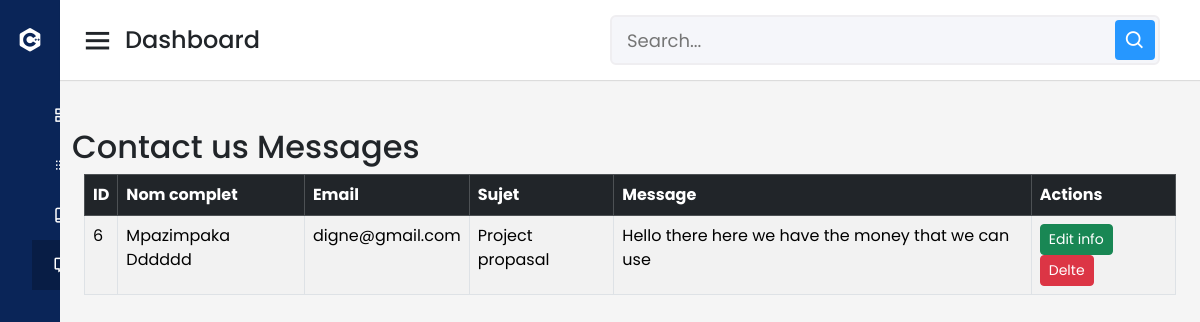
Page /admin/contact.php on the committed database.
### tables this page shows
CREATE TABLE `contacts` (
  `ID` int(11) NOT NULL,
  `Full_Names` varchar(30) DEFAULT NULL,
  `Email` varchar(30) DEFAULT NULL,
  `Sujet` varchar(30) DEFAULT NULL,
  `Message` text DEFAULT NULL
);

### admin/contact.php (the view, shortened to what this page needs)
<?php
include 'config/conn.php';
?>
<!DOCTYPE html>
<html lang="en" dir="ltr">
  <head>
    <link rel="stylesheet" href="style.css">
    <link href='https://unpkg.com/boxicons@2.0.7/css/boxicons.min.css' rel='stylesheet'>
  <link rel="stylesheet" href="https://cdn.jsdelivr.net/npm/bootstrap@5.3.2/dist/css/bootstrap.min.css">
  <link rel="stylesheet" href="https://cdn.datatables.net/1.13.6/css/jquery.dataTables.min.css">
   </head>
<body>
  <div class="sidebar">
    <div class="logo-details">
      <i class='bx bxl-c-plus-plus'></i>
      <span class="logo_name">Bernadine</span>
    </div>
      <ul class="nav-links">
        <li>
          <a href="index.php">
            <span class="links_name">Dashboard</span>
          </a>
        </li>
        <li>
          <a href="post.php">
            <span class="links_name">Post Event</span>
          </a>
        </li>
        <li>
          <a href="sub.php">
            <span class="links_name">Subcribe Emails</span>
          </a>
        </li>
        <li>
          <a href="contact.php" class="active">
            <span class="links_name">Messages</span>
          </a>
        </li>
      </ul>
  </div>
  <section class="home-section">
    <nav>
      <div class="sidebar-button">
        <i class='bx bx-menu sidebarBtn'></i>
        <span class="dashboard">Dashboard</span>
      </div>
      <div class="search-box">
        <input type="text" placeholder="Search...">
        <i class='bx bx-search' ></i>
      </div>
    </nav>
    <div class="home-content">
          </div>
            <div class="container mt-4">
                    <h2>Contact us Messages</h2>
                     <div class="container">
        <table class="table table-bordered table-striped">
            <thead class="table-dark">
                <tr>
                    <th>ID</th>
                    <th>Nom complet</th>
                    <th>Email</th>
                    <th>Sujet</th>
                    <th>Message</th>
                    <th>Actions</th>
                </tr>
            </thead>
            <tbody>
                <?php
$sql = "SELECT * FROM contacts ORDER BY ID DESC";
$result = $conn->query($sql);
                if ($result->num_rows > 0) {
                    while ($row = $result->fetch_assoc()) {
                        echo "<tr>
                                <td>" . $row['ID'] . "</td>
                                <td>" . $row['Full_Names'] . "</td>
                                <td>" . $row['Email'] . "</td>
                                <td>" . $row['Sujet'] . "</td>
                                <td>" . $row['Message'] . "</td>
                                  <td>
                                    <a href='update_cont.php?id=" . $row['ID'] . "' class='btn btn-sm btn-success'>Edit info</a>
                                    <a href='delete_cont.php?id=" . $row['ID'] . "' class='btn btn-sm btn-danger'>Delte</a>
                                </td>
                              </tr>";
                    }
                } else {
                    echo "<tr><td colspan='5' class='text-center'>Aucun message trouvé</td></tr>";
                }
                ?>
            </tbody>
        </table>
    </div>
</div>
  </section>
</body>
</html>

### admin/style.css (style rules this page uses)
* { margin: 0; padding: 0; box-sizing: border-box; font-family: 'Poppins', sans-serif; }
.btn { padding: 4px 10px; border: none; border-radius: 4px; color: #fff; cursor: pointer; }
.sidebar { position: fixed; height: 100%; width: 240px; background: #0A2558; transition: all 0.5s ease; }
.sidebar .logo-details { height: 80px; display: flex; align-items: center; }
.sidebar .logo-details i { font-size: 28px; font-weight: 500; color: #fff; min-width: 60px; text-align: center }
.sidebar .logo-details .logo_name { color: #fff; font-size: 24px; font-weight: 500; }
.sidebar .nav-links { margin-top: 10px; }
.sidebar .nav-links li { position: relative; list-style: none; height: 50px; }
.sidebar .nav-links li a { height: 100%; width: 100%; display: flex; align-items: center; text-decoration: none; transition: all 0.4s ease; }
.sidebar .nav-links li a.active { background: #081D45; }
.sidebar .nav-links li a .links_name { color: #fff; font-size: 15px; font-weight: 400; white-space: nowrap; }
.home-section { position: relative; background: #f5f5f5; min-height: 100vh; width: calc(100% - 240px); left: 240px; transition: all 0.5s ease; }
.home-section nav { display: flex; justify-content: space-between; height: 80px; background: #fff; display: flex; align-items: center; position: fixed; width: calc(100% - 240px); left: 240px; z-index: 100; padding: 0 20px; box-shadow: 0 1px 1px rgba(0, 0, 0, 0.1); transition: all 0.5s ease; }
.home-section nav .sidebar-button { display: flex; align-items: center; font-size: 24px; font-weight: 500; }
nav .sidebar-button i { font-size: 35px; margin-right: 10px; }
.home-section nav .search-box { position: relative; height: 50px; max-width: 550px; width: 100%; margin: 0 20px; }
nav .search-box input { height: 100%; width: 100%; outline: none; background: #F5F6FA; border: 2px solid #EFEEF1; border-radius: 6px; font-size: 18px; padding: 0 15px; }
nav .search-box .bx-search { position: absolute; height: 40px; width: 40px; background: #2697FF; right: 5px; top: 50%; transform: translateY(-50%); border-radius: 4px; line-height: 40px; text-align: center; color: #fff; font-size: 22px; transition: all 0.4 ease; }
.home-section .home-content { position: relative; padding-top: 104px; }
@media (max-width: 1240px) { .sidebar { width: 60px; } }
@media (max-width: 1240px) { .home-section { width: calc(100% - 60px); left: 60px; } }
@media (max-width: 1240px) { .home-section nav { width: calc(100% - 60px); left: 60px; } }

### rows in the picture
contacts: ID "6", Full_Names "Mpazimpaka Dddddd", Email "digne@gmail.com", Sujet "Project propasal", Message "Hello there here we have the money that we can use"
